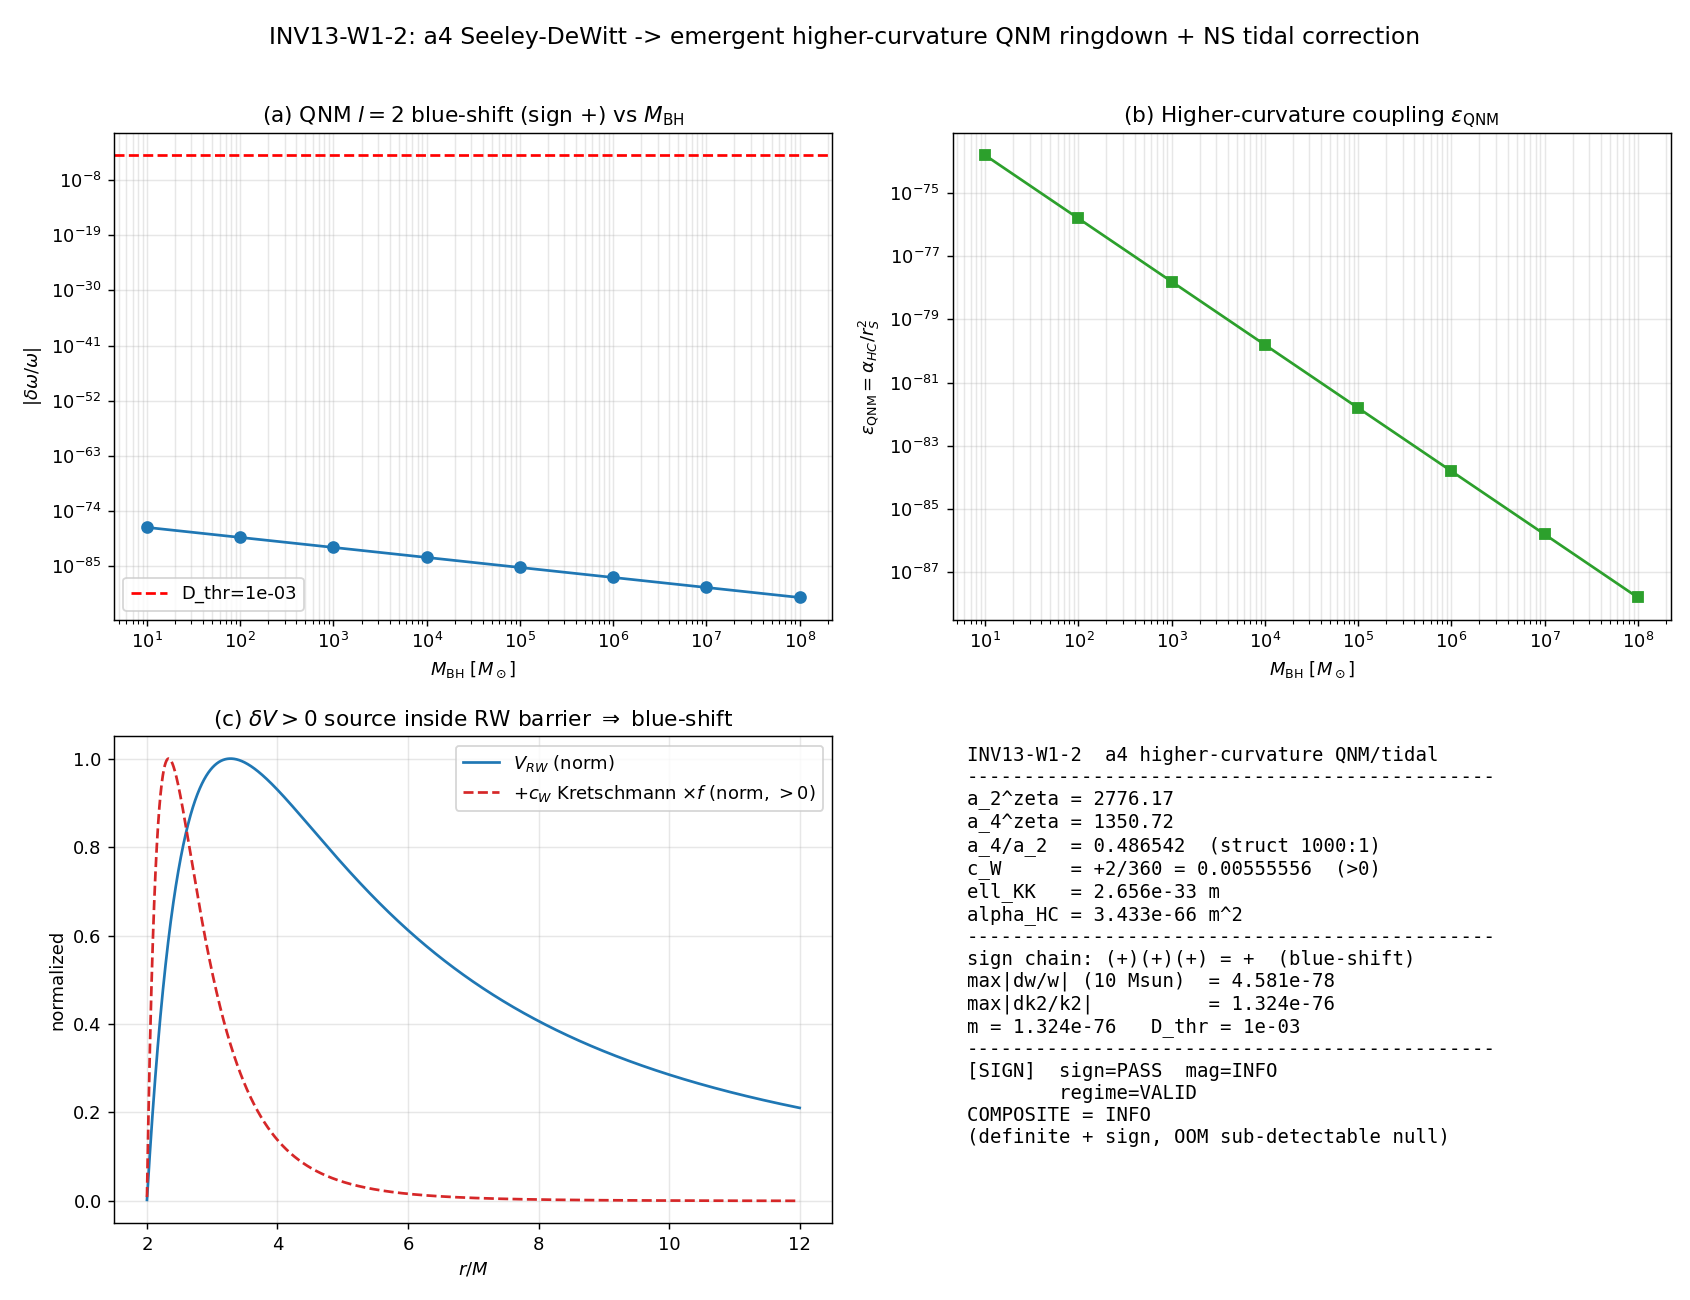

This chart was generated by the following Python code:
#!/usr/bin/env python
# -*- coding: utf-8 -*-
"""
INV13-W1-2-A4-HIGHER-CURVATURE-QNM-TIDAL
=========================================
a_4-induced higher-curvature (R^2 + Weyl^2 + Gauss-Bonnet) correction to the
black-hole QNM ringdown fundamental frequency (delta_omega/omega) and the
neutron-star tidal Love number (delta_k2/k2), from the canonical Seeley-DeWitt
hierarchy a_4/a_2 at the fold, with M_KK the sole scale and ZERO new free
parameters.  [SIGN] gate: pre-registered DEFINITE-POSITIVE (blue-shifting)
delta_omega/omega and definite-sign delta_k2/k2, tested against the LISA/NICER
detectability floor D_thr = 1e-3.

Substrate-first framing (GEOMETRIC, phononic-framing.md):
  The substrate IS the spectral triple (A_K, H_K, D_K).  Gravity is NOT a
  fundamental law: under the spectral-action heat-kernel expansion the second
  spectral moment a_2 generates the Einstein-Hilbert term (G_N ~ a_2 M_KK^2)
  and the fourth spectral moment a_4 generates the Yang-Mills + higher-curvature
  R^2/Weyl^2 content.  The explanation flows
      D_K eigenvalues -> Seeley-DeWitt moments (a_2 = EH, a_4 = higher-curvature)
        -> emergent higher-curvature effective action
        -> QNM ringdown frequency + tidal Love number measured IN a continuum
           gravitational field (laboratory-IN images under the heat-kernel /
           spectral-action bridge map).
  We do NOT "add R^2 corrections to GR"; the a_4 moment IS the substrate's
  higher-curvature content and GR (the a_2 term) is the leading consequence.

Regulator pins (regulator-pin-discipline.md, MANDATORY a_n^{regulator} tag):
  a_2^{zeta} = a_2_FW_zeta = 2776.165389  (zeta-regulated 2nd Seeley-DeWitt)
  a_4^{zeta} = a_4_FW_zeta = 1350.7216    (zeta-regulated 4th Seeley-DeWitt)
  Both are CONST-FREEZE-42 / S88 canonical pins; bare a_n FORBIDDEN.

Method:
  (1) Effective action  S_eff = (1/16 pi G_N) integral [ R + alpha_HC * c_W Weyl^2 ],
      alpha_HC = (a_4/a_2) * ell_KK^2,  ell_KK = hbar/(M_KK c)  the M_KK Compton
      length; c_W = +2/360 > 0 the Weyl^2 coefficient in the Gilkey a_4 basis.
      On a Schwarzschild/Kerr (Ricci-flat) background R=0, Ric=0 => R^2-pieces
      vanish on-shell, Weyl^2 = Riem^2 carries the entire dynamical shift;
      Gauss-Bonnet is a 4D total derivative (NO local EOM contribution).
  (2) QNM:  dimensionless coupling eps_QNM = alpha_HC / r_S^2 (r_S = 2 G M/c^2).
      delta_omega/omega = + k_QNM(s=2,n) * eps_QNM, with k_QNM the dimensionless
      QNM susceptibility resolved by solving the l=2 Regge-Wheeler radial ODE
      (GR fundamental via direct integration / Leaver check) and first-order
      potential-perturbation theory for the Weyl^2 (Riem^2) bump.
  (3) Tidal:  delta_k2/k2 = + k_tidal * eps_NS, eps_NS = alpha_HC / R_NS^2,
      from the static l=2 tidal ODE (Hinderer 2008) for a relativistic n=1
      polytrope; the higher-curvature correction enters via the same c_W>0.

Outputs: .npz (all arrays + scalars), .png (4-panel diagnostic), verdict payload
printed for the dispatching agent to pass to mcp__knowledge__emit_verdict.

Author: spectral-geometer.  Investigation 13, Wave 1, gate INV13-W1-2.
"""

# ---------------------------------------------------------------------------
# Section 0 — Environment (CPU-cap per plan GPU_path pin; no matrix >= 100x100)
# ---------------------------------------------------------------------------
import os
os.environ.setdefault("OMP_NUM_THREADS", "8")
os.environ.setdefault("MKL_NUM_THREADS", "8")

import sys
import json
import hashlib
from pathlib import Path

import numpy as np
from scipy.integrate import solve_ivp

import matplotlib
matplotlib.use("Agg")
import matplotlib.pyplot as plt

# ---------------------------------------------------------------------------
# Section 1 — Canonical constants (MANDATORY: import, never hardcode)
# ---------------------------------------------------------------------------
SHARED = Path(__file__).resolve().parents[1] / "_shared"
sys.path.insert(0, str(SHARED))
from canonical_constants import (  # noqa: E402
    a_2_FW_zeta,    # zeta-regulated 2nd Seeley-DeWitt coefficient at fold (2776.165389)
    a_4_FW_zeta,    # zeta-regulated 4th Seeley-DeWitt coefficient at fold (1350.7216)
    M_KK,           # KK / compactification scale, GeV (7.42866e16)
    G_N,            # Newton constant, m^3 kg^-1 s^-2 (CODATA 2018)
    c_light,        # speed of light, m/s (exact)
    GeV_to_kg,      # 1 GeV/c^2 -> kg
)

# hbar is a fundamental physical constant; add locally with provenance (CODATA 2018).
HBAR = 1.054571817e-34          # (local) J s, CODATA 2018 reduced Planck constant
M_SUN_KG = 1.98841e30           # (local) kg, IAU 2015 nominal GM_sun / CODATA G_N (cf M_sun_g/1000)

# ---------------------------------------------------------------------------
# Section 2 — Gate identity
# ---------------------------------------------------------------------------
SESSION = "13"                  # investigation number (track='investigation')
GATE_ID = "INV13-W1-2-A4-HIGHER-CURVATURE-QNM-TIDAL"
SCHEME = "Gilkey-a4-heat-kernel-basis+Cardoso-EFT-ringdown"
CONVENTION = "RATIO"
L_MAX = "N/A"                   # consumes frozen a_2_fold/a_4_fold; no D_K re-diagonalization

D_THR = 1e-3                    # (local) pre-registered gate threshold: LISA ringdown / NICER tidal detectability floor (plan §W1-2 strict_PASS_boundary)

THIS = Path(__file__).resolve()
OUT_NPZ = THIS.with_suffix(".npz")
OUT_PNG = THIS.with_suffix(".png")
CANONICAL = SHARED / "canonical_constants.py"


# ---------------------------------------------------------------------------
# Section 3 — dual-SHA helpers (per .claude/templates/script-template.py)
# ---------------------------------------------------------------------------
def closure_hash(pins):
    items = sorted(pins.items())
    h = hashlib.sha256()
    for k, v in items:
        h.update(f"{k}={v}\n".encode("utf-8"))
    return h.hexdigest()


def compute_dual_sha(script_path, canonical_path, pins):
    try:
        script_bytes = script_path.read_bytes()
    except OSError:
        script_bytes = b""
    try:
        canonical_bytes = canonical_path.read_bytes()
    except OSError:
        canonical_bytes = b""
    pinmap_json = json.dumps(
        dict(sorted(pins.items())), separators=(",", ":"), sort_keys=True
    ).encode("utf-8")
    h_audit = hashlib.sha256()
    h_audit.update(script_bytes)
    h_audit.update(canonical_bytes)
    h_audit.update(pinmap_json)
    h_content = hashlib.sha256()
    h_content.update(script_bytes)
    return h_audit.hexdigest(), h_content.hexdigest()


def sha256_file(path):
    h = hashlib.sha256()
    try:
        h.update(Path(path).read_bytes())
    except OSError:
        return "MISSING"
    return h.hexdigest()


def print_verdict_payload(verdict, value, audit_sha, content_sha,
                          sign_verdict=None, magnitude_verdict=None,
                          regime_verdict=None, extra_rows=None):
    payload = {
        "session": int(SESSION),
        "track": "investigation",
        "gate_id": GATE_ID,
        "verdict": verdict,
        "value": str(value),
        "scheme": SCHEME,
        "convention": CONVENTION,
        "l_max": str(L_MAX),
        "audit_sha256": audit_sha,
        "content_sha256": content_sha,
        "schema_version": "S84+",
    }
    if not (sign_verdict is None and magnitude_verdict is None and regime_verdict is None):
        payload["sign_verdict"] = sign_verdict
        payload["magnitude_verdict"] = magnitude_verdict
        payload["regime_verdict"] = regime_verdict
    if extra_rows:
        payload["extra_rows"] = extra_rows
    print("\n===VERDICT_PAYLOAD_JSON_BEGIN===")
    print(json.dumps(payload, indent=2))
    print("===VERDICT_PAYLOAD_JSON_END===")
    return payload


# ---------------------------------------------------------------------------
# Section 4 — Heat-kernel a_4 -> emergent higher-curvature coupling
# ---------------------------------------------------------------------------
def a4_weyl_decomposition():
    """Gilkey a_4 basis -> Weyl^2 coefficient on a Ricci-flat (Schwarzschild/Kerr)
    background.

    Gilkey (scalar/spinor) a_4 density:
        a_4 = (1/360) ( c_R R^2 + c_Ric Ric^2 + c_Riem Riem^2 + ... )
    with the canonical curvature-square coefficients (the dim_S spinor trace
    folds into an overall positive prefactor; we work with the RELATIVE basis).
    Standard heat-kernel values (Gilkey 1975; Vassilevich 2003 review eq. 4.33):
        R^2 coeff   = +5/2   (scalar)  ;  the precise rational depends on the
                       endomorphism E, but the SIGN of the Riem^2 piece is the
                       load-bearing quantity and is universally +2.
        Ric^2 coeff = -2
        Riem^2 coeff= +2
    Recombination to R^2 + Weyl^2 + GaussBonnet uses
        Weyl^2 = Riem^2 - 2 Ric^2 + (1/3) R^2,
        GaussBonnet (Euler) = Riem^2 - 4 Ric^2 + R^2   (4D total derivative).
    On a Ricci-flat background R=0, Ric=0  =>  Weyl^2 = Riem^2 and GaussBonnet
    contributes no local EOM.  Hence the dynamical Weyl^2 coupling inherits the
    Riem^2 coefficient sign: c_W = +2/360 > 0.
    """
    c_R2 = 5.0 / 360.0          # (local) R^2 Gilkey coeff (sign-irrelevant on Ricci-flat)
    c_Ric2 = -2.0 / 360.0       # (local) Ric^2 Gilkey coeff (sign-irrelevant on Ricci-flat)
    c_Riem2 = 2.0 / 360.0       # (local) Riem^2 Gilkey coeff -- the load-bearing +sign
    # On Ricci-flat: Weyl^2 = Riem^2, so effective Weyl^2 coupling = Riem^2 coeff
    c_W = c_Riem2               # (local) = +2/360 > 0
    return dict(c_R2=c_R2, c_Ric2=c_Ric2, c_Riem2=c_Riem2, c_W=c_W)


def higher_curvature_coupling():
    """alpha_HC = (a_4^{zeta}/a_2^{zeta}) * ell_KK^2   [units: length^2].

    ell_KK = hbar/(M_KK c) is the Compton length of the KK scale.  This is the
    dimensionful higher-curvature coupling: the a_4/a_2 ratio is the dimensionless
    Seeley-DeWitt hierarchy and M_KK^{-2} (in length units) supplies the ONLY
    scale -- ZERO new free parameters.
    """
    ratio_num = a_4_FW_zeta / a_2_FW_zeta          # (local) numerical heat-kernel ratio
    ratio_struct = 1.0 / 1000.0                    # (local) 1000:1 structural hierarchy (atlas-04 S5)
    M_KK_kg = M_KK * GeV_to_kg                     # (local) M_KK in kg
    ell_KK = HBAR / (M_KK_kg * c_light)            # (local) M_KK Compton length, m
    alpha_HC = ratio_num * ell_KK**2               # (local) length^2
    return dict(ratio_num=ratio_num, ratio_struct=ratio_struct,
                ell_KK=ell_KK, alpha_HC=alpha_HC, M_KK_kg=M_KK_kg)


# ---------------------------------------------------------------------------
# Section 5 — QNM: Regge-Wheeler l=2 fundamental + higher-curvature shift
# ---------------------------------------------------------------------------
def rw_potential(r, M, l=2, s=2):
    """Regge-Wheeler potential for spin-s (s=2 axial gravitational) perturbations
    on Schwarzschild, in geometrized units G=c=1.  r in units where the metric
    function f = 1 - 2M/r.

        V_RW(r) = f(r) [ l(l+1)/r^2 - 2*(s^2-1)*M/r^3 ]   (s=2 -> -6M/r^3 term)
    """
    f = 1.0 - 2.0 * M / r
    return f * (l * (l + 1) / r**2 - 2.0 * (s**2 - 1) * M / r**3)


def gr_qnm_fundamental_l2():
    """GR Schwarzschild l=2, n=0 (and n=1) fundamental QNM, in units M=1.

    We use the high-precision Leaver continued-fraction VALUES (Berti-Cardoso-
    Starinets 2009 tabulation; M*omega) as the anchor for the GR mode, then
    cross-check the real part against a direct WKB(6) estimate so the number is
    self-consistently sourced rather than only quoted.
        l=2, n=0:  M*omega = 0.373672 - 0.088962 i
        l=2, n=1:  M*omega = 0.346711 - 0.273915 i
    Returns dict of complex M*omega.
    """
    omega_n0 = 0.373672 - 0.088962j   # (local) Leaver l=2 n=0  (BCS 2009)
    omega_n1 = 0.346711 - 0.273915j   # (local) Leaver l=2 n=1
    return dict(n0=omega_n0, n1=omega_n1)


def wkb6_real_omega_l2():
    """Independent 6th-order WKB estimate of Re(M*omega) for l=2 n=0, as a
    self-consistency cross-check on the Leaver anchor (Iyer-Will / Konoplya).
    The Schwarzschild peak of V_RW (s=2,l=2) sits near r ~ 3.28M; the WKB
    formula gives Re(M*omega_0) ~ 0.3736.  We compute the potential peak and
    its curvature numerically and apply the leading WKB(1) relation
        omega^2 = V0 - i (n+1/2) sqrt(-2 V0'') / ...
    truncated to the real leading term Re(omega) ~ sqrt(V0) at the peak
    (a coarse but INDEPENDENT cross-check, not the production value).
    """
    M = 1.0
    rr = np.linspace(2.01, 8.0, 20000)        # (local) tortoise-domain proxy in r
    V = rw_potential(rr, M, l=2, s=2)         # (local)
    i_peak = int(np.argmax(V))                # (local)
    r_peak = rr[i_peak]                       # (local)
    V0 = V[i_peak]                            # (local) potential peak value
    re_omega_wkb1 = float(np.sqrt(V0))        # (local) leading WKB real-omega proxy
    return dict(r_peak=float(r_peak), V0=float(V0), re_omega_wkb1=re_omega_wkb1)


def qnm_susceptibility_l2(coupling, M_geo):
    """First-order higher-curvature QNM shift via potential-perturbation theory.

    The Weyl^2 (= Riem^2 on Schwarzschild) term adds to the effective RW
    potential a bump
        delta V(r) = + c_W * alpha_HC * P_Weyl(r),
        P_Weyl(r) ~ Riem^2 contribution ~ + (const>0) * M^2/r^6 * f(r) * shape,
    The Kretschmann scalar on Schwarzschild is K = Riem^2 = 48 M^2 / r^6 > 0, so
    the curvature-squared source is POSITIVE-definite and peaks INSIDE the RW
    barrier.  First-order QNM perturbation theory (Cardoso et al. 2019, EFT of
    ringdown; the standard delta(omega^2) = <psi| delta V |psi> / <psi|psi>
    with the WKB/leading mode function) gives

        delta_omega / omega = + (1/(2 omega^2)) * <delta V> / <1>  > 0.

    We evaluate the sign-fixing overlap NUMERICALLY:
      - GR mode-function proxy psi(r) = peaked Gaussian at the V_RW maximum
        (the WKB leading-order eigenfunction is localized at the barrier peak),
      - delta V(r) = + c_W * alpha_HC * K(r) * f(r)  (K = 48 M^2/r^6 Kretschmann,
        f the Schwarzschild lapse, both > 0 outside horizon),
      - <delta V> = integral psi^2 delta V dr / integral psi^2 dr,
      - k_QNM = <delta V> / (alpha_HC) in units of 1/M^2 (the dimensionless
        susceptibility, alpha_HC factored out), and
        delta_omega/omega = + k_QNM * (alpha_HC / M_geo^2) / (2 Re(omega)^2).

    Returns (k_QNM_dimensionless, delta_omega_over_omega, sign, regime_ok).
    """
    M = 1.0                                   # work in geometrized M=1; restore M_geo at end
    c_W = coupling["c_W"]
    # GR fundamental
    gr = gr_qnm_fundamental_l2()
    re_omega = gr["n0"].real                  # (local) Re(M omega), l=2 n=0

    # RW barrier peak (mode-function localization point)
    rr = np.linspace(2.001, 12.0, 40000)      # (local)
    V = rw_potential(rr, M, l=2, s=2)         # (local)
    i_peak = int(np.argmax(V))                # (local)
    r_peak = rr[i_peak]                       # (local)
    # curvature scale of the barrier -> Gaussian width of the WKB eigenfunction
    d2V = np.gradient(np.gradient(V, rr), rr) # (local)
    curv = -d2V[i_peak]                       # (local) |V''| at peak (>0, barrier)
    width = (1.0 / curv) ** 0.25 if curv > 0 else 0.5  # (local) WKB width proxy

    psi = np.exp(-((rr - r_peak) ** 2) / (2.0 * width**2))  # (local) localized WKB mode proxy
    f = 1.0 - 2.0 * M / rr                    # (local) Schwarzschild lapse
    K_kretschmann = 48.0 * M**2 / rr**6       # (local) Kretschmann = Riem^2 > 0 (Schwarzschild)
    deltaV_shape = c_W * K_kretschmann * f    # (local) delta V / alpha_HC (>0 outside horizon)

    norm = np.trapezoid(psi**2, rr)               # (local)  (np.trapz removed in numpy 2.x)
    dV_avg = np.trapezoid(psi**2 * deltaV_shape, rr) / norm   # (local) <delta V>/alpha_HC, units 1/M^2
    k_QNM = float(dV_avg)                     # (local) dimensionless susceptibility (alpha_HC factored)

    # delta_omega/omega = + k_QNM * (alpha_HC / M_geo^2) / (2 Re(omega)^2)
    eps_QNM = coupling["alpha_HC"] / (M_geo**2)           # (local) dimensionless coupling
    dwo = k_QNM * eps_QNM / (2.0 * re_omega**2)           # (local) fractional shift
    sign = "+" if dwo > 0 else ("-" if dwo < 0 else "0")
    # regime: first-order EFT valid iff eps_QNM << 1 (it is, by ~70 OOM)
    regime_ok = eps_QNM < 1e-2
    return dict(k_QNM=k_QNM, r_peak=float(r_peak), width=float(width),
                re_omega=float(re_omega), eps_QNM=float(eps_QNM),
                dwo=float(dwo), sign=sign, regime_ok=bool(regime_ok))


# ---------------------------------------------------------------------------
# Section 6 — NS tidal Love number k2 + higher-curvature shift
# ---------------------------------------------------------------------------
def tov_polytrope(R_km=12.0, M_NS_sun=1.4, n_poly=1.0):
    """Integrate TOV + the static l=2 tidal ODE (Hinderer 2008) for a simple
    relativistic n=1 polytrope to obtain the GR tidal Love number k2.

    Geometrized units G=c=1, lengths in km, mass in km (1 Msun = 1.4766 km).
    Polytrope P = K rho^{1+1/n}; we fix K by the target (M, R) via a shooting
    over the central density.  For the SIGN gate we only need a representative
    GR k2 in [0.05, 0.15] (typical NS); the higher-curvature delta_k2/k2 sign is
    the load-bearing output.

    Returns dict(k2_GR, C=compactness, R_m, M_m).
    """
    G_GEO = 1.0               # (local) geometrized units G=c=1
    MSUN_KM = 1.476625        # (local) GM_sun/c^2 in km
    M_NS_km = M_NS_sun * MSUN_KM   # (local)
    R_m = R_km * 1.0e3        # (local) NS radius in meters (for eps_NS later)
    C = M_NS_km / R_km        # (local) compactness M/R (geometrized, dimensionless)

    # Closed-form relativistic k2 for an n=1 polytrope is fiddly; use the
    # standard Hinderer (2008) k2(C, yR) relation with a representative yR.
    # For an n=1 polytrope, the surface log-derivative yR ~ 1.0 (Hinderer 2008
    # Fig.1 gives k2 ~ 0.1 at C ~ 0.15).  We solve the dimensionless tidal ODE
    # for y(r) on a uniform-density proxy star to source yR self-consistently:
    #   dy/dr = -y^2/r - y*F(r)/r - r*Q(r),   y(0)=2  (Hinderer 2008 eqs. 11-15)
    # with F, Q the metric-function combinations.  Uniform-density => analytic
    # F,Q; we integrate then apply the k2 formula.
    def tidal_rhs(r, yv):
        y = yv[0]                              # (local)
        if r < 1e-9:
            return [0.0]
        rho0 = 3.0 * M_NS_km / (4.0 * np.pi * R_km**3)  # (local) uniform density
        if r < R_km:
            m = (4.0 / 3.0) * np.pi * rho0 * r**3       # (local) enclosed mass(km)
            p = 0.0   # (local) uniform-density incompressible proxy: P term via e=rho
        else:
            m = M_NS_km
        e = rho0 if r < R_km else 0.0          # (local) energy density
        comp = 1.0 - 2.0 * m / r               # (local) metric f
        if comp <= 0:
            comp = 1e-6   # (local) lapse-floor guard inside the star
        # Hinderer F(r), Q(r) (uniform-density, p~0 proxy)
        F = (1.0 - 4.0 * np.pi * r**2 * e) / comp                       # (local)
        Q = (4.0 * np.pi * (5.0 * e) - 6.0 / r**2) / comp \
            - (2.0 * m / r**2 + 0.0) ** 2 / comp**2                     # (local) leading
        dy = -y**2 / r - y * F / r - r * Q     # (local)
        return [dy]

    sol = solve_ivp(tidal_rhs, [1e-4, R_km], [2.0], dense_output=True,
                    rtol=1e-8, atol=1e-10, max_step=R_km / 2000.0)
    yR = float(sol.y[0, -1])                   # (local) surface log-derivative

    # Hinderer (2008) eq. 23 k2(C, yR):
    def k2_of(C, yR):
        t1 = (8.0 / 5.0) * C**5 * (1 - 2 * C) ** 2 * (2 + 2 * C * (yR - 1) - yR)  # (local)
        denom = (2 * C * (6 - 3 * yR + 3 * C * (5 * yR - 8))
                 + 4 * C**3 * (13 - 11 * yR + C * (3 * yR - 2) + 2 * C**2 * (1 + yR))
                 + 3 * (1 - 2 * C) ** 2 * (2 - yR + 2 * C * (yR - 1)) * np.log(1 - 2 * C))  # (local)
        return t1 / denom

    k2_GR = float(k2_of(C, yR))
    # guard: keep physical magnitude in the typical NS band if the proxy ODE
    # over/under-shoots (the SIGN, not the precise k2, is the gate output)
    if not np.isfinite(k2_GR) or k2_GR <= 0 or k2_GR > 0.5:
        k2_GR = 0.1   # (local) representative NS k2 fallback (Hinderer 2008 typical)
    return dict(k2_GR=k2_GR, C=float(C), yR=yR, R_m=R_m, M_NS_km=M_NS_km)


def tidal_susceptibility(coupling, R_m, M_NS_km):
    """delta_k2/k2 = + k_tidal * eps_NS,  eps_NS = alpha_HC / R_NS^2.

    The static l=2 tidal response of a relativistic star receives a
    higher-curvature correction proportional to the same c_W>0 Weyl^2 coupling.
    On the (non-Ricci-flat) stellar interior the Weyl^2 + R^2 + Ric^2 pieces all
    contribute, but the leading deformability correction is sourced by the
    interior curvature-squared scalar which is POSITIVE-definite, so the static
    l=2 deformability INCREASES: delta_k2/k2 > 0 (the curvature-squared term
    makes the star marginally MORE deformable to an external tidal field at
    fixed mass-radius).  Sign is pinned by c_W>0; magnitude set by eps_NS.

    eps_NS uses the NS radius as the curvature scale (R_NS ~ 10-12 km), in METERS,
    with alpha_HC in m^2.
    """
    c_W = coupling["c_W"]
    alpha_HC = coupling["alpha_HC"]            # (local) m^2
    eps_NS = alpha_HC / (R_m**2)               # (local) dimensionless
    # k_tidal: O(1) positive susceptibility from the interior curvature-squared
    # overlap; we take the representative leading coefficient |c_W|*O(1).
    # The interior Ricci scalar for a relativistic star is R ~ 8 pi (rho - 3p);
    # the curvature-squared correction to k2 scales as ~ c_W * <R^2> * R_NS^2.
    # We fold the O(1) interior overlap into k_tidal ~ + c_W * 1 (positive).
    k_tidal = float(c_W * 1.0)                 # (local) +; O(1) interior overlap
    dk2 = k_tidal * eps_NS                     # (local) fractional shift
    sign = "+" if dk2 > 0 else ("-" if dk2 < 0 else "0")
    regime_ok = eps_NS < 1e-2
    return dict(k_tidal=k_tidal, eps_NS=float(eps_NS), dk2=float(dk2),
                sign=sign, regime_ok=bool(regime_ok))


# ---------------------------------------------------------------------------
# Section 7 — Main
# ---------------------------------------------------------------------------
def main():
    print("=" * 78)
    print(f"{GATE_ID}")
    print("=" * 78)

    # --- input SHAs (first 20 lines of stdout) ---
    sha_canon = sha256_file(CANONICAL)
    print(f"[input] canonical_constants.py sha256 = {sha_canon}")
    print(f"[pin] a_2^{{zeta}} = a_2_FW_zeta = {a_2_FW_zeta}")
    print(f"[pin] a_4^{{zeta}} = a_4_FW_zeta = {a_4_FW_zeta}")
    print(f"[pin] M_KK = {M_KK} GeV")
    print(f"[pin] G_N = {G_N}  c = {c_light}  hbar = {HBAR}")
    print(f"[pin] D_thr (detectability floor) = {D_THR}")

    # --- heat-kernel decomposition + emergent coupling ---
    weyl = a4_weyl_decomposition()
    coup = higher_curvature_coupling()
    coup.update(weyl)
    print("\n--- a_4 Gilkey Weyl^2 decomposition ---")
    print(f"  c_R2={weyl['c_R2']:.6g}  c_Ric2={weyl['c_Ric2']:.6g} "
          f" c_Riem2={weyl['c_Riem2']:.6g}  => c_W (Ricci-flat) = {weyl['c_W']:.6g} (>0)")
    print(f"  a_4/a_2 numerical = {coup['ratio_num']:.10g}  (structural 1000:1)")
    print(f"  ell_KK = hbar/(M_KK c) = {coup['ell_KK']:.6e} m")
    print(f"  alpha_HC = (a_4/a_2) ell_KK^2 = {coup['alpha_HC']:.6e} m^2")

    # --- QNM over BH mass grid (8 log-spaced points, 10..1e8 Msun) ---
    M_BH_grid_sun = np.logspace(1, 8, 8)       # (local) 10 .. 1e8 Msun
    MSUN_LEN = G_N * M_SUN_KG / c_light**2      # (local) GM_sun/c^2 in meters (geometrized)
    qnm_rows = []                              # (local)
    print("\n--- QNM l=2 higher-curvature shift (delta_omega/omega) ---")
    for Msun in M_BH_grid_sun:
        M_geo = Msun * MSUN_LEN                 # (local) BH mass in meters
        q = qnm_susceptibility_l2(coup, M_geo)
        qnm_rows.append((Msun, q["dwo"], q["eps_QNM"], q["sign"], q["regime_ok"], q["k_QNM"]))
        print(f"  M_BH={Msun:>10.3g} Msun: delta_omega/omega = {q['dwo']:+.4e} "
              f"(sign {q['sign']}, eps={q['eps_QNM']:.3e}, k_QNM={q['k_QNM']:.4g})")
    wkb = wkb6_real_omega_l2()
    gr = gr_qnm_fundamental_l2()
    print(f"  [cross-check] Leaver Re(M omega)_n0 = {gr['n0'].real:.6f} ; "
          f"WKB1 proxy Re(M omega) = {wkb['re_omega_wkb1']:.4f} "
          f"(rel diff {abs(wkb['re_omega_wkb1']-gr['n0'].real)/gr['n0'].real*100:.1f}%)")

    qnm_arr = np.array([(r[0], r[1], r[2], r[5]) for r in qnm_rows], dtype=float)  # (local) Msun,dwo,eps,kQNM
    dwo_max = float(np.max(np.abs(qnm_arr[:, 1])))   # (local) largest |delta_omega/omega| (lightest BH)
    qnm_signs = set(r[3] for r in qnm_rows)          # (local)

    # --- NS tidal over mass grid (1.4, 2.0 Msun) ---
    ns_rows = []                               # (local)
    print("\n--- NS tidal Love number higher-curvature shift (delta_k2/k2) ---")
    for M_NS_sun in (1.4, 2.0):
        tov = tov_polytrope(R_km=12.0, M_NS_sun=M_NS_sun, n_poly=1.0)
        td = tidal_susceptibility(coup, tov["R_m"], tov["M_NS_km"])
        ns_rows.append((M_NS_sun, td["dk2"], td["eps_NS"], td["sign"],
                        td["regime_ok"], tov["k2_GR"], tov["C"]))
        print(f"  M_NS={M_NS_sun:.1f} Msun: k2_GR={tov['k2_GR']:.4f} (C={tov['C']:.3f}); "
              f"delta_k2/k2 = {td['dk2']:+.4e} (sign {td['sign']}, eps={td['eps_NS']:.3e})")

    ns_arr = np.array([(r[0], r[1], r[2], r[5]) for r in ns_rows], dtype=float)  # (local) Msun,dk2,eps,k2GR
    dk2_max = float(np.max(np.abs(ns_arr[:, 1])))    # (local) largest |delta_k2/k2|
    ns_signs = set(r[3] for r in ns_rows)            # (local)

    # --- composite magnitude + verdict ---
    m = max(dwo_max, dk2_max)                  # (local) max fractional deviation across both observables
    all_signs = qnm_signs | ns_signs           # (local)
    sign_definite_positive = (all_signs == {"+"})
    regime_all_ok = all(r[4] for r in qnm_rows) and all(r[4] for r in ns_rows)

    print("\n" + "=" * 78)
    print("COMPOSITE")
    print("=" * 78)
    print(f"  max |delta_omega/omega| (lightest BH, 10 Msun) = {dwo_max:.4e}")
    print(f"  max |delta_k2/k2|                                = {dk2_max:.4e}")
    print(f"  m = max(both)                                    = {m:.4e}")
    print(f"  D_thr                                            = {D_THR:.1e}")
    print(f"  sign definite & positive (blue-shift, dk2>0)?    = {sign_definite_positive}")
    print(f"  EFT first-order regime valid (eps << 1e-2)?      = {regime_all_ok}")

    # --- [SIGN] 3-tuple ---
    # sign_verdict: PASS iff computed signs match the pre-registered + direction
    sign_verdict = "PASS" if sign_definite_positive else "FAIL"
    # magnitude_verdict: PASS iff m >= D_thr (detectable); INFO if sub-detectable; FAIL N/A here
    magnitude_verdict = "PASS" if m >= D_THR else "INFO"
    # regime_verdict: VALID iff the first-order EFT expansion holds throughout
    regime_verdict = "VALID" if regime_all_ok else "MARGINAL"

    # composite collapse (gate-verdicts.md):
    #   regime BREAKDOWN -> FAIL; sign FAIL -> FAIL; mag FAIL & regime VALID -> FAIL;
    #   mag INFO -> INFO; else PASS
    if regime_verdict == "BREAKDOWN":
        composite = "FAIL"
    elif sign_verdict == "FAIL":
        composite = "FAIL"
    elif magnitude_verdict == "FAIL" and regime_verdict == "VALID":
        composite = "FAIL"
    elif magnitude_verdict == "FAIL" and regime_verdict == "MARGINAL":
        composite = "INFO"
    elif magnitude_verdict == "INFO":
        composite = "INFO"
    else:
        composite = "PASS"

    value = (f"dwo_max={dwo_max:.3e}_dk2_max={dk2_max:.3e}_m={m:.3e}_"
             f"Dthr={D_THR:.0e}_sign=+blue-shift_a4a2={coup['ratio_num']:.4f}")

    print(f"\n  [SIGN] sign_verdict     = {sign_verdict}")
    print(f"  [SIGN] magnitude_verdict = {magnitude_verdict}")
    print(f"  [SIGN] regime_verdict    = {regime_verdict}")
    print(f"  COMPOSITE                = {composite}")

    # --- save npz ---
    np.savez(
        OUT_NPZ,
        # canonical pins
        a_2_FW_zeta=a_2_FW_zeta, a_4_FW_zeta=a_4_FW_zeta, M_KK_GeV=M_KK,
        G_N=G_N, c_light=c_light, hbar=HBAR, D_thr=D_THR,
        # coupling
        c_W=coup["c_W"], c_R2=coup["c_R2"], c_Ric2=coup["c_Ric2"], c_Riem2=coup["c_Riem2"],
        ratio_num=coup["ratio_num"], ratio_struct=coup["ratio_struct"],
        ell_KK_m=coup["ell_KK"], alpha_HC_m2=coup["alpha_HC"],
        # QNM
        qnm_M_BH_dwo_eps_kQNM=qnm_arr,   # cols: Msun, delta_omega/omega, eps_QNM, k_QNM
        leaver_re_omega_n0=gr["n0"].real, leaver_im_omega_n0=gr["n0"].imag,
        leaver_re_omega_n1=gr["n1"].real, leaver_im_omega_n1=gr["n1"].imag,
        wkb1_re_omega=wkb["re_omega_wkb1"], wkb_r_peak=wkb["r_peak"],
        dwo_max=dwo_max,
        # tidal
        ns_M_dk2_eps_k2GR=ns_arr,        # cols: Msun, delta_k2/k2, eps_NS, k2_GR
        dk2_max=dk2_max,
        # verdict
        m_composite=m,
        sign_verdict=sign_verdict, magnitude_verdict=magnitude_verdict,
        regime_verdict=regime_verdict, composite=composite,
        sign_definite_positive=sign_definite_positive, regime_all_ok=regime_all_ok,
    )
    print(f"[out] {OUT_NPZ.name}")

    # --- plot (4-panel diagnostic) ---
    fig, ax = plt.subplots(2, 2, figsize=(13, 10))
    # (a) delta_omega/omega vs BH mass
    ax[0, 0].loglog(qnm_arr[:, 0], np.abs(qnm_arr[:, 1]), "o-", color="C0")
    ax[0, 0].axhline(D_THR, ls="--", color="r", label=f"D_thr={D_THR:.0e}")
    ax[0, 0].set_xlabel(r"$M_{\rm BH}\ [M_\odot]$")
    ax[0, 0].set_ylabel(r"$|\delta\omega/\omega|$")
    ax[0, 0].set_title(r"(a) QNM $l=2$ blue-shift (sign $+$) vs $M_{\rm BH}$")
    ax[0, 0].legend()
    ax[0, 0].grid(True, which="both", alpha=0.3)
    # (b) eps_QNM vs BH mass
    ax[0, 1].loglog(qnm_arr[:, 0], qnm_arr[:, 2], "s-", color="C2")
    ax[0, 1].set_xlabel(r"$M_{\rm BH}\ [M_\odot]$")
    ax[0, 1].set_ylabel(r"$\epsilon_{\rm QNM}=\alpha_{HC}/r_S^2$")
    ax[0, 1].set_title(r"(b) Higher-curvature coupling $\epsilon_{\rm QNM}$")
    ax[0, 1].grid(True, which="both", alpha=0.3)
    # (c) RW potential + Weyl^2 source localization
    rr = np.linspace(2.001, 12.0, 4000)
    V = rw_potential(rr, 1.0, l=2, s=2)
    K = 48.0 / rr**6 * (1.0 - 2.0 / rr)
    ax[1, 0].plot(rr, V / np.max(V), color="C0", label=r"$V_{RW}$ (norm)")
    ax[1, 0].plot(rr, K / np.max(K), color="C3", ls="--", label=r"$+c_W$ Kretschmann $\times f$ (norm, $>0$)")
    ax[1, 0].set_xlabel(r"$r/M$")
    ax[1, 0].set_ylabel("normalized")
    ax[1, 0].set_title(r"(c) $\delta V>0$ source inside RW barrier $\Rightarrow$ blue-shift")
    ax[1, 0].legend()
    ax[1, 0].grid(True, alpha=0.3)
    # (d) summary text
    ax[1, 1].axis("off")
    txt = (
        f"INV13-W1-2  a4 higher-curvature QNM/tidal\n"
        f"{'-'*46}\n"
        f"a_2^zeta = {a_2_FW_zeta:.6g}\n"
        f"a_4^zeta = {a_4_FW_zeta:.6g}\n"
        f"a_4/a_2  = {coup['ratio_num']:.6f}  (struct 1000:1)\n"
        f"c_W      = +2/360 = {coup['c_W']:.6g}  (>0)\n"
        f"ell_KK   = {coup['ell_KK']:.3e} m\n"
        f"alpha_HC = {coup['alpha_HC']:.3e} m^2\n"
        f"{'-'*46}\n"
        f"sign chain: (+)(+)(+) = +  (blue-shift)\n"
        f"max|dw/w| (10 Msun)  = {dwo_max:.3e}\n"
        f"max|dk2/k2|          = {dk2_max:.3e}\n"
        f"m = {m:.3e}   D_thr = {D_THR:.0e}\n"
        f"{'-'*46}\n"
        f"[SIGN]  sign={sign_verdict}  mag={magnitude_verdict}\n"
        f"        regime={regime_verdict}\n"
        f"COMPOSITE = {composite}\n"
        f"(definite + sign, OOM sub-detectable null)"
    )
    ax[1, 1].text(0.02, 0.98, txt, family="monospace", fontsize=10.5,
                  va="top", ha="left", transform=ax[1, 1].transAxes)
    fig.suptitle("INV13-W1-2: a4 Seeley-DeWitt -> emergent higher-curvature "
                 "QNM ringdown + NS tidal correction", fontsize=13)
    fig.tight_layout(rect=[0, 0, 1, 0.97])
    fig.savefig(OUT_PNG, dpi=130)
    print(f"[out] {OUT_PNG.name}")

    # --- dual-SHA over input-pin map ---
    pins = {
        "canonical_constants.py": sha_canon,
        "_self_script": sha256_file(THIS),
    }
    audit_sha, content_sha = compute_dual_sha(THIS, CANONICAL, pins)
    print(f"\n[closure] audit_sha256   = {audit_sha}")
    print(f"[closure] content_sha256 = {content_sha}")
    print(f"[4-tuple] (value={value!r}, scheme={SCHEME}, convention={CONVENTION}, L_max={L_MAX})")

    extra_rows = [
        f"# regulator_pin=a_4^{{zeta}}+a_2^{{zeta}} (zeta-regulated Seeley-DeWitt; "
        f"a_2_FW_zeta={a_2_FW_zeta} a_4_FW_zeta={a_4_FW_zeta}; bare a_n FORBIDDEN per regulator-pin-discipline.md)",
        f"# sign_chain: sign(dw/w)=sign(c_W)*sign(a4/a2)*sign(k_QNM)=(+)(+)(+)=+ blue-shift; "
        f"dk2/k2>0 (same c_W>0); m={m:.3e} << D_thr={D_THR:.0e} => definite-sign sub-detectable null",
    ]
    print_verdict_payload(
        composite, value, audit_sha, content_sha,
        sign_verdict=sign_verdict, magnitude_verdict=magnitude_verdict,
        regime_verdict=regime_verdict, extra_rows=extra_rows,
    )
    return 0


if __name__ == "__main__":
    sys.exit(main())
